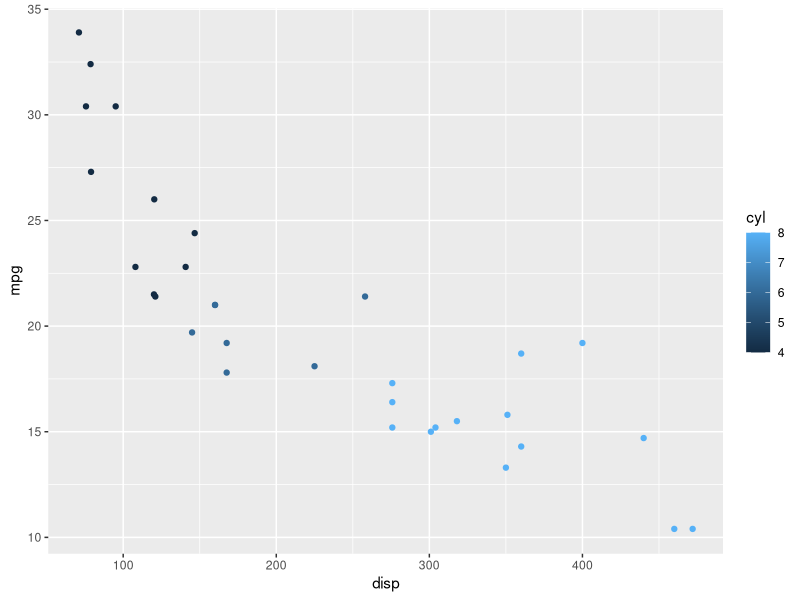

Generate this figure with R:
## ---- chunk 1
library(ggplot2)
ggplot(mtcars, aes(disp, mpg, color = cyl)) + geom_point()
